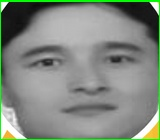
#> input picture GUI_src/img/cropped_test01.jpg, 160 x 140 px, found by its file name
$ python final_similarity_cv.py
#> lines starting #> are read from the running program, lines starting #| are printed output that depends on the picture
import cv2
import numpy as np

# Define the desired width and height for the images
image_width = 250
image_height = 250

# Load the images
image1 = cv2.imread('/home/suger01/Desktop/ID_SYSTEM/cropped_test01.jpg')
#> image1 is the input picture: shape (140, 160, 3); mean B, G, R 128.1, 137.7, 130
image2 = cv2.imread('/home/suger01/Desktop/ID_SYSTEM/cropped_test02.jpg')
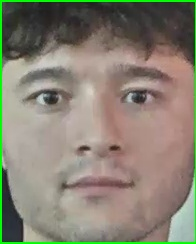
#> input picture GUI_src/img/cropped_test02.jpg, 196 x 244 px, found by its file name
#> image2 is the input picture: shape (244, 196, 3); mean B, G, R 114.1, 129.4, 134.6

# Resize the images to the desired width and height
image1 = cv2.resize(image1, (image_width, image_height))
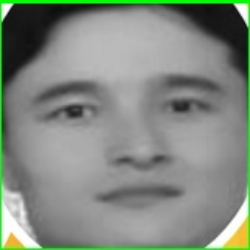
#> image1: shape (250, 250, 3); mean B, G, R 128, 137.5, 129.9
image2 = cv2.resize(image2, (image_width, image_height))
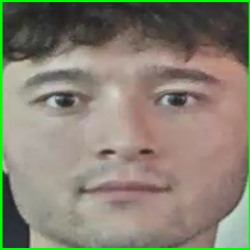
#> image2: shape (250, 250, 3); mean B, G, R 114, 129.3, 134.5

# Create a blank canvas to display the images and data
canvas = np.zeros((image_height, image_width * 2, 3), dtype=np.uint8)

# Place the images on the canvas
canvas[:image_height, :image_width] = image1
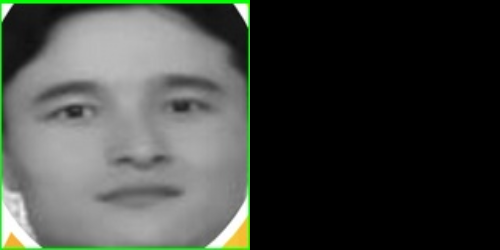
#> canvas: shape (250, 500, 3); mean B, G, R 64, 68.8, 64.9
canvas[:image_height, image_width:] = image2
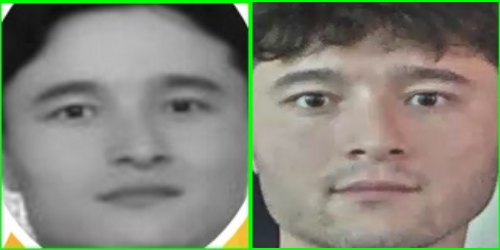
#> canvas: shape (250, 500, 3); mean B, G, R 121, 133.4, 132.2

# Load the similarity score
#> (the run stopped early here; a loop or call above may not have finished)
